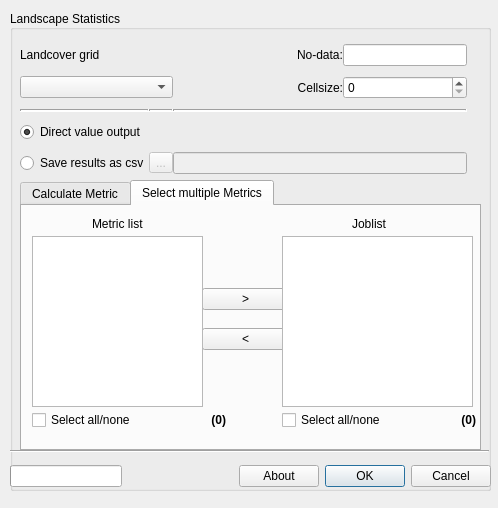
<?xml version="1.0" encoding="UTF-8"?>
<ui version="4.0">
 <class>Lecos</class>
 <widget class="QDialog" name="Lecos">
  <property name="geometry">
   <rect>
    <x>0</x>
    <y>0</y>
    <width>498</width>
    <height>508</height>
   </rect>
  </property>
  <property name="sizePolicy">
   <sizepolicy hsizetype="MinimumExpanding" vsizetype="Minimum">
    <horstretch>0</horstretch>
    <verstretch>0</verstretch>
   </sizepolicy>
  </property>
  <property name="windowTitle">
   <string>Landcover Analysis</string>
  </property>
  <property name="windowIcon">
   <iconset resource="resources.qrc">
    <normaloff>:/Icons/icons/icon.png</normaloff>:/Icons/icons/icon.png</iconset>
  </property>
  <property name="autoFillBackground">
   <bool>false</bool>
  </property>
  <widget class="QWidget" name="gridLayoutWidget">
   <property name="geometry">
    <rect>
     <x>10</x>
     <y>10</y>
     <width>481</width>
     <height>481</height>
    </rect>
   </property>
   <layout class="QGridLayout" name="gridLayout">
    <item row="0" column="0">
     <widget class="QGroupBox" name="groupBox">
      <property name="sizePolicy">
       <sizepolicy hsizetype="MinimumExpanding" vsizetype="MinimumExpanding">
        <horstretch>0</horstretch>
        <verstretch>0</verstretch>
       </sizepolicy>
      </property>
      <property name="title">
       <string>Landscape Statistics</string>
      </property>
      <property name="alignment">
       <set>Qt::AlignLeading|Qt::AlignLeft|Qt::AlignVCenter</set>
      </property>
      <property name="flat">
       <bool>false</bool>
      </property>
      <property name="checkable">
       <bool>false</bool>
      </property>
      <widget class="QWidget" name="gridLayoutWidget_2">
       <property name="geometry">
        <rect>
         <x>10</x>
         <y>30</y>
         <width>447</width>
         <height>138</height>
        </rect>
       </property>
       <layout class="QGridLayout" name="gridLayout_2" columnstretch="0,0,0,0,0">
        <property name="horizontalSpacing">
         <number>0</number>
        </property>
        <item row="0" column="3">
         <widget class="QLabel" name="label_3">
          <property name="text">
           <string>No-data:</string>
          </property>
         </widget>
        </item>
        <item row="1" column="0" colspan="2">
         <widget class="QComboBox" name="cbRaster"/>
        </item>
        <item row="5" column="1">
         <widget class="QToolButton" name="where2Save">
          <property name="enabled">
           <bool>false</bool>
          </property>
          <property name="text">
           <string>...</string>
          </property>
          <property name="checkable">
           <bool>false</bool>
          </property>
         </widget>
        </item>
        <item row="3" column="0">
         <widget class="Line" name="line_3">
          <property name="enabled">
           <bool>true</bool>
          </property>
          <property name="maximumSize">
           <size>
            <width>168</width>
            <height>16777215</height>
           </size>
          </property>
          <property name="font">
           <font>
            <weight>50</weight>
            <bold>false</bold>
           </font>
          </property>
          <property name="lineWidth">
           <number>2</number>
          </property>
          <property name="orientation">
           <enum>Qt::Horizontal</enum>
          </property>
         </widget>
        </item>
        <item row="1" column="2">
         <spacer name="horizontalSpacer_2">
          <property name="orientation">
           <enum>Qt::Horizontal</enum>
          </property>
          <property name="sizeHint" stdset="0">
           <size>
            <width>40</width>
            <height>20</height>
           </size>
          </property>
         </spacer>
        </item>
        <item row="3" column="1">
         <widget class="Line" name="line_2">
          <property name="lineWidth">
           <number>2</number>
          </property>
          <property name="orientation">
           <enum>Qt::Horizontal</enum>
          </property>
         </widget>
        </item>
        <item row="4" column="0">
         <widget class="QRadioButton" name="rbDirect">
          <property name="text">
           <string>Direct value output</string>
          </property>
          <property name="checked">
           <bool>true</bool>
          </property>
          <property name="autoRepeat">
           <bool>false</bool>
          </property>
         </widget>
        </item>
        <item row="0" column="0">
         <widget class="QLabel" name="label_2">
          <property name="font">
           <font>
            <weight>50</weight>
            <bold>false</bold>
            <kerning>true</kerning>
           </font>
          </property>
          <property name="text">
           <string>Landcover grid</string>
          </property>
         </widget>
        </item>
        <item row="3" column="2" colspan="3">
         <widget class="Line" name="line_4">
          <property name="lineWidth">
           <number>2</number>
          </property>
          <property name="orientation">
           <enum>Qt::Horizontal</enum>
          </property>
         </widget>
        </item>
        <item row="1" column="3">
         <widget class="QLabel" name="label">
          <property name="font">
           <font>
            <weight>50</weight>
            <bold>false</bold>
           </font>
          </property>
          <property name="text">
           <string>Cellsize:</string>
          </property>
          <property name="alignment">
           <set>Qt::AlignRight|Qt::AlignTrailing|Qt::AlignVCenter</set>
          </property>
          <property name="wordWrap">
           <bool>false</bool>
          </property>
         </widget>
        </item>
        <item row="1" column="4">
         <widget class="QSpinBox" name="sp_cellsize">
          <property name="maximum">
           <number>999</number>
          </property>
          <property name="value">
           <number>0</number>
          </property>
         </widget>
        </item>
        <item row="5" column="0">
         <widget class="QRadioButton" name="rbSAVE">
          <property name="text">
           <string>Save results as csv</string>
          </property>
         </widget>
        </item>
        <item row="5" column="2" colspan="3">
         <widget class="QLineEdit" name="SaveCsv">
          <property name="enabled">
           <bool>false</bool>
          </property>
          <property name="readOnly">
           <bool>true</bool>
          </property>
         </widget>
        </item>
        <item row="0" column="2">
         <spacer name="horizontalSpacer_3">
          <property name="orientation">
           <enum>Qt::Horizontal</enum>
          </property>
          <property name="sizeHint" stdset="0">
           <size>
            <width>40</width>
            <height>20</height>
           </size>
          </property>
         </spacer>
        </item>
        <item row="0" column="4">
         <widget class="QLineEdit" name="NoDataVal"/>
        </item>
       </layout>
      </widget>
      <widget class="QTabWidget" name="MetricTab">
       <property name="geometry">
        <rect>
         <x>10</x>
         <y>170</y>
         <width>461</width>
         <height>271</height>
        </rect>
       </property>
       <property name="sizePolicy">
        <sizepolicy hsizetype="Expanding" vsizetype="Expanding">
         <horstretch>0</horstretch>
         <verstretch>0</verstretch>
        </sizepolicy>
       </property>
       <property name="font">
        <font>
         <weight>50</weight>
         <italic>false</italic>
         <bold>false</bold>
         <stylestrategy>PreferDefault</stylestrategy>
         <kerning>true</kerning>
        </font>
       </property>
       <property name="tabPosition">
        <enum>QTabWidget::North</enum>
       </property>
       <property name="tabShape">
        <enum>QTabWidget::Rounded</enum>
       </property>
       <property name="currentIndex">
        <number>1</number>
       </property>
       <property name="tabsClosable">
        <bool>false</bool>
       </property>
       <property name="movable">
        <bool>false</bool>
       </property>
       <widget class="QWidget" name="singleMet">
        <attribute name="title">
         <string>Calculate Metric</string>
        </attribute>
        <widget class="QWidget" name="verticalLayoutWidget_2">
         <property name="geometry">
          <rect>
           <x>0</x>
           <y>0</y>
           <width>451</width>
           <height>229</height>
          </rect>
         </property>
         <layout class="QVBoxLayout" name="verticalLayout_2">
          <item>
           <widget class="QComboBox" name="SingleMetric">
            <property name="maxVisibleItems">
             <number>100</number>
            </property>
           </widget>
          </item>
          <item>
           <widget class="QTextEdit" name="SingleMetricHelp">
            <property name="enabled">
             <bool>false</bool>
            </property>
           </widget>
          </item>
         </layout>
        </widget>
       </widget>
       <widget class="QWidget" name="multiMet">
        <attribute name="title">
         <string>Select multiple Metrics</string>
        </attribute>
        <widget class="QWidget" name="verticalLayoutWidget">
         <property name="geometry">
          <rect>
           <x>180</x>
           <y>50</y>
           <width>87</width>
           <height>128</height>
          </rect>
         </property>
         <layout class="QVBoxLayout" name="verticalLayout">
          <item>
           <spacer name="horizontalSpacer_4">
            <property name="orientation">
             <enum>Qt::Horizontal</enum>
            </property>
            <property name="sizeHint" stdset="0">
             <size>
              <width>40</width>
              <height>20</height>
             </size>
            </property>
           </spacer>
          </item>
          <item>
           <widget class="QPushButton" name="btn_right">
            <property name="text">
             <string>&gt;</string>
            </property>
           </widget>
          </item>
          <item>
           <widget class="QPushButton" name="btn_left">
            <property name="text">
             <string>&lt;</string>
            </property>
           </widget>
          </item>
          <item>
           <spacer name="horizontalSpacer_5">
            <property name="orientation">
             <enum>Qt::Horizontal</enum>
            </property>
            <property name="sizeHint" stdset="0">
             <size>
              <width>40</width>
              <height>20</height>
             </size>
            </property>
           </spacer>
          </item>
         </layout>
        </widget>
        <widget class="QListWidget" name="list_right">
         <property name="geometry">
          <rect>
           <x>260</x>
           <y>30</y>
           <width>191</width>
           <height>171</height>
          </rect>
         </property>
         <property name="selectionMode">
          <enum>QAbstractItemView::MultiSelection</enum>
         </property>
        </widget>
        <widget class="QListWidget" name="list_left">
         <property name="geometry">
          <rect>
           <x>10</x>
           <y>30</y>
           <width>171</width>
           <height>171</height>
          </rect>
         </property>
         <property name="selectionMode">
          <enum>QAbstractItemView::MultiSelection</enum>
         </property>
        </widget>
        <widget class="QWidget" name="horizontalLayoutWidget_2">
         <property name="geometry">
          <rect>
           <x>10</x>
           <y>200</y>
           <width>194</width>
           <height>28</height>
          </rect>
         </property>
         <layout class="QHBoxLayout" name="horizontalLayout_2">
          <item>
           <widget class="QCheckBox" name="SelectAll">
            <property name="text">
             <string>Select all/none</string>
            </property>
           </widget>
          </item>
          <item>
           <spacer name="horizontalSpacer_6">
            <property name="orientation">
             <enum>Qt::Horizontal</enum>
            </property>
            <property name="sizeHint" stdset="0">
             <size>
              <width>40</width>
              <height>20</height>
             </size>
            </property>
           </spacer>
          </item>
          <item>
           <widget class="QLabel" name="rlistCounter">
            <property name="font">
             <font>
              <family>Arial</family>
              <weight>75</weight>
              <bold>true</bold>
             </font>
            </property>
            <property name="text">
             <string>(0)</string>
            </property>
            <property name="textFormat">
             <enum>Qt::AutoText</enum>
            </property>
            <property name="scaledContents">
             <bool>false</bool>
            </property>
            <property name="alignment">
             <set>Qt::AlignRight|Qt::AlignTrailing|Qt::AlignVCenter</set>
            </property>
            <property name="textInteractionFlags">
             <set>Qt::NoTextInteraction</set>
            </property>
           </widget>
          </item>
         </layout>
        </widget>
        <widget class="QWidget" name="horizontalLayoutWidget_3">
         <property name="geometry">
          <rect>
           <x>260</x>
           <y>200</y>
           <width>194</width>
           <height>28</height>
          </rect>
         </property>
         <layout class="QHBoxLayout" name="horizontalLayout_3">
          <item>
           <widget class="QCheckBox" name="SelectAll_2">
            <property name="text">
             <string>Select all/none</string>
            </property>
           </widget>
          </item>
          <item>
           <spacer name="horizontalSpacer_7">
            <property name="orientation">
             <enum>Qt::Horizontal</enum>
            </property>
            <property name="sizeHint" stdset="0">
             <size>
              <width>40</width>
              <height>20</height>
             </size>
            </property>
           </spacer>
          </item>
          <item>
           <widget class="QLabel" name="rlistCounter_2">
            <property name="font">
             <font>
              <family>Arial</family>
              <weight>75</weight>
              <bold>true</bold>
             </font>
            </property>
            <property name="frameShape">
             <enum>QFrame::NoFrame</enum>
            </property>
            <property name="frameShadow">
             <enum>QFrame::Plain</enum>
            </property>
            <property name="text">
             <string>(0)</string>
            </property>
            <property name="alignment">
             <set>Qt::AlignRight|Qt::AlignTrailing|Qt::AlignVCenter</set>
            </property>
            <property name="textInteractionFlags">
             <set>Qt::NoTextInteraction</set>
            </property>
           </widget>
          </item>
         </layout>
        </widget>
        <widget class="QLabel" name="label_4">
         <property name="geometry">
          <rect>
           <x>70</x>
           <y>10</y>
           <width>71</width>
           <height>16</height>
          </rect>
         </property>
         <property name="text">
          <string>Metric list</string>
         </property>
        </widget>
        <widget class="QLabel" name="label_5">
         <property name="geometry">
          <rect>
           <x>330</x>
           <y>10</y>
           <width>59</width>
           <height>15</height>
          </rect>
         </property>
         <property name="text">
          <string>Joblist</string>
         </property>
        </widget>
       </widget>
      </widget>
      <widget class="Line" name="line">
       <property name="geometry">
        <rect>
         <x>0</x>
         <y>440</y>
         <width>479</width>
         <height>3</height>
        </rect>
       </property>
       <property name="orientation">
        <enum>Qt::Horizontal</enum>
       </property>
      </widget>
     </widget>
    </item>
   </layout>
  </widget>
  <widget class="QWidget" name="horizontalLayoutWidget">
   <property name="geometry">
    <rect>
     <x>10</x>
     <y>460</y>
     <width>481</width>
     <height>33</height>
    </rect>
   </property>
   <layout class="QHBoxLayout" name="horizontalLayout">
    <item>
     <widget class="QProgressBar" name="progressBar">
      <property name="value">
       <number>0</number>
      </property>
      <property name="alignment">
       <set>Qt::AlignLeading|Qt::AlignLeft|Qt::AlignVCenter</set>
      </property>
      <property name="textVisible">
       <bool>false</bool>
      </property>
      <property name="invertedAppearance">
       <bool>false</bool>
      </property>
      <property name="textDirection">
       <enum>QProgressBar::TopToBottom</enum>
      </property>
     </widget>
    </item>
    <item>
     <spacer name="horizontalSpacer">
      <property name="orientation">
       <enum>Qt::Horizontal</enum>
      </property>
      <property name="sizeHint" stdset="0">
       <size>
        <width>40</width>
        <height>20</height>
       </size>
      </property>
     </spacer>
    </item>
    <item>
     <widget class="QPushButton" name="btn_About">
      <property name="text">
       <string>About</string>
      </property>
     </widget>
    </item>
    <item>
     <widget class="QDialogButtonBox" name="bt_Accept">
      <property name="orientation">
       <enum>Qt::Horizontal</enum>
      </property>
      <property name="standardButtons">
       <set>QDialogButtonBox::Cancel|QDialogButtonBox::Ok</set>
      </property>
      <property name="centerButtons">
       <bool>true</bool>
      </property>
     </widget>
    </item>
   </layout>
  </widget>
 </widget>
 <resources>
  <include location="resources.qrc"/>
 </resources>
 <connections>
  <connection>
   <sender>bt_Accept</sender>
   <signal>accepted()</signal>
   <receiver>Lecos</receiver>
   <slot>accept()</slot>
   <hints>
    <hint type="sourcelabel">
     <x>400</x>
     <y>495</y>
    </hint>
    <hint type="destinationlabel">
     <x>157</x>
     <y>274</y>
    </hint>
   </hints>
  </connection>
  <connection>
   <sender>bt_Accept</sender>
   <signal>rejected()</signal>
   <receiver>Lecos</receiver>
   <slot>reject()</slot>
   <hints>
    <hint type="sourcelabel">
     <x>489</x>
     <y>582</y>
    </hint>
    <hint type="destinationlabel">
     <x>286</x>
     <y>274</y>
    </hint>
   </hints>
  </connection>
 </connections>
</ui>
